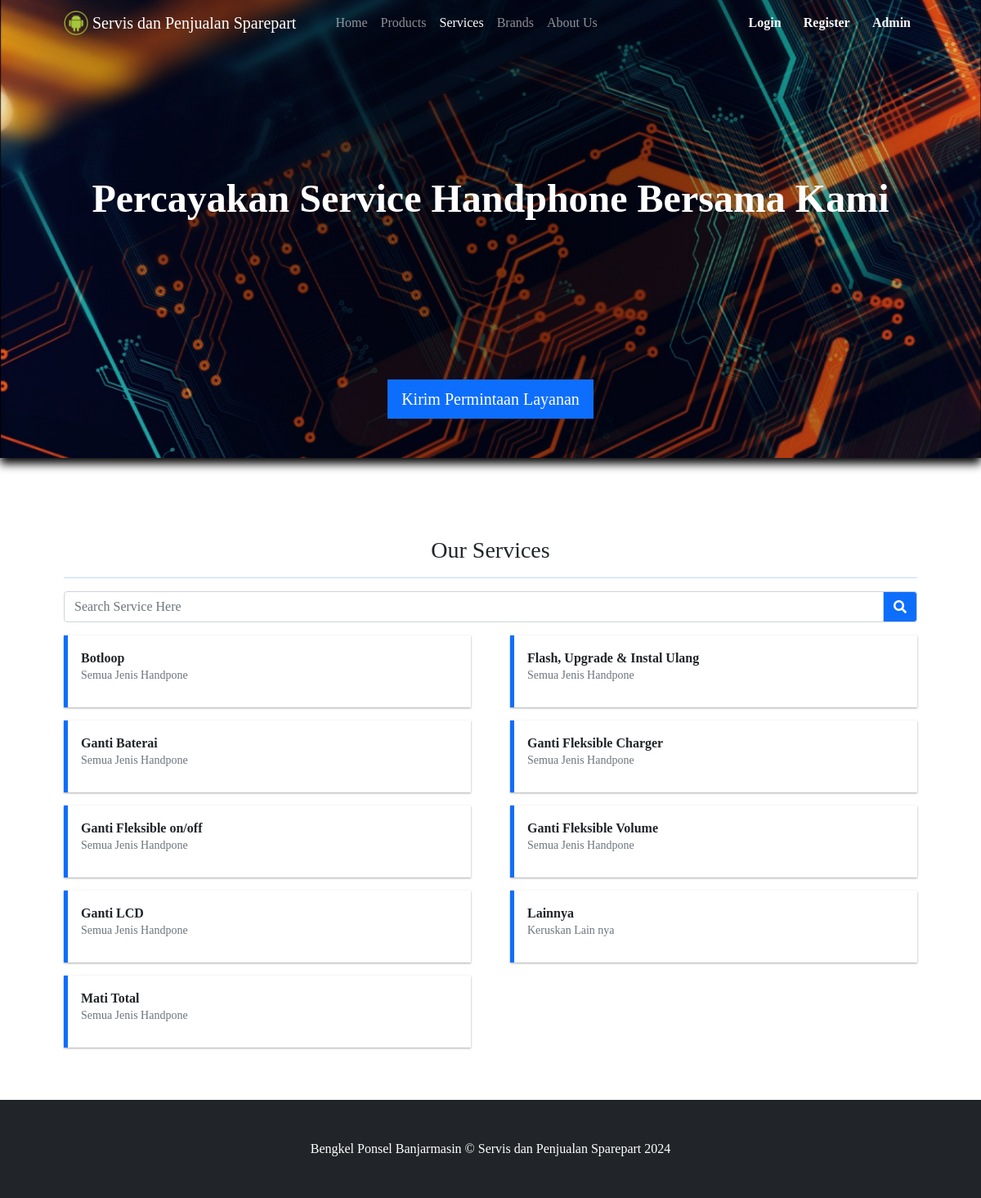
Page /?p=services on the committed database.
### tables this page shows
CREATE TABLE `service_list` (
  `id` int(30) NOT NULL,
  `service` text NOT NULL,
  `description` text NOT NULL,
  `status` tinyint(4) NOT NULL DEFAULT 1,
  `delete_flag` tinyint(1) NOT NULL DEFAULT 0,
  `date_created` datetime NOT NULL DEFAULT current_timestamp()
);

### services.php (the view, shortened to what this page needs)
 <header class="bg-dark py-5" id="main-header">
    <div class="container h-50 d-flex align-items-end justify-content-center w-100">
        <div class="text-center text-white w-100">
            <h1 class="display-5 fw-bolder">Percayakan Service Handphone Bersama Kami</h1>
        </div>
    </div>
    <div class="container h-50 d-flex align-items-end justify-content-center w-100">
                <button class="btn btn-primary btn-lg rounded-0" id="send_request" type="button">Kirim Permintaan Layanan</button>
    </div>
</header>
<section class="py-5">
    <div class="container px-4 px-lg-5 mt-5">
        <div class="row">
            <div class="col-md-12">
                <h3 class="text-center">Our Services</h3>
                <hr class="bg-primary opacity-100">
                <div class="form-group">
                <div class="input-group mb-3">
                    <input type="search" id="search" class="form-control" placeholder="Search Service Here" aria-label="Search Service Here" aria-describedby="basic-addon2">
                    <div class="input-group-append">
                        <span class="input-group-text bg-primary" id="basic-addon2"><i class="fa fa-search"></i></span>
                    </div>
                </div>
                </div>
                <div class="row gx-4 gx-lg-5 row-cols-1 row-cols-sm-1 row-cols-md-2 row-cols-xl-2" id="service_list">
                    <?php
                    $services = $conn->query("SELECT * FROM `service_list` where status = 1 and delete_flag = 0 order by `service`");
                    while($row= $services->fetch_assoc()):
                        $row['description'] = strip_tags(html_entity_decode(stripslashes($row['description'])));
                    ?>
                    <a class="col item text-decoration-none text-dark view_service" href="javascript:void(0)" data-id="<?php echo $row['id'] ?>">
                        <div class="callout callout-primary border-primary rounded-0">
                            <dl>
                                <dt><?php echo $row['service'] ?></dt>
                                <dd class="truncate-3 text-muted lh-1"><small><?php echo $row['description'] ?></small></dd>
                            </dl>
                        </div>
                    </a>
                    <?php endwhile; ?>
                </div>
            </div>
        </div>
    </div>
</section>

### rows in the picture
service_list: service "Botloop", description "Semua Jenis Handpone"
service_list: service "Flash, Upgrade & Instal Ulang", description "Semua Jenis Handpone"
service_list: service "Ganti Baterai", description "Semua Jenis Handpone"
service_list: service "Ganti Fleksible Charger", description "Semua Jenis Handpone"
service_list: service "Ganti Fleksible on/off", description "Semua Jenis Handpone"
service_list: service "Ganti Fleksible Volume", description "Semua Jenis Handpone"
service_list: service "Ganti LCD", description "Semua Jenis Handpone"
service_list: service "Lainnya", description "Keruskan Lain nya"
service_list: service "Mati Total", description "Semua Jenis Handpone"

### other values in the picture
$_settings->info('short_name') "Servis dan Penjualan Sparepart"
